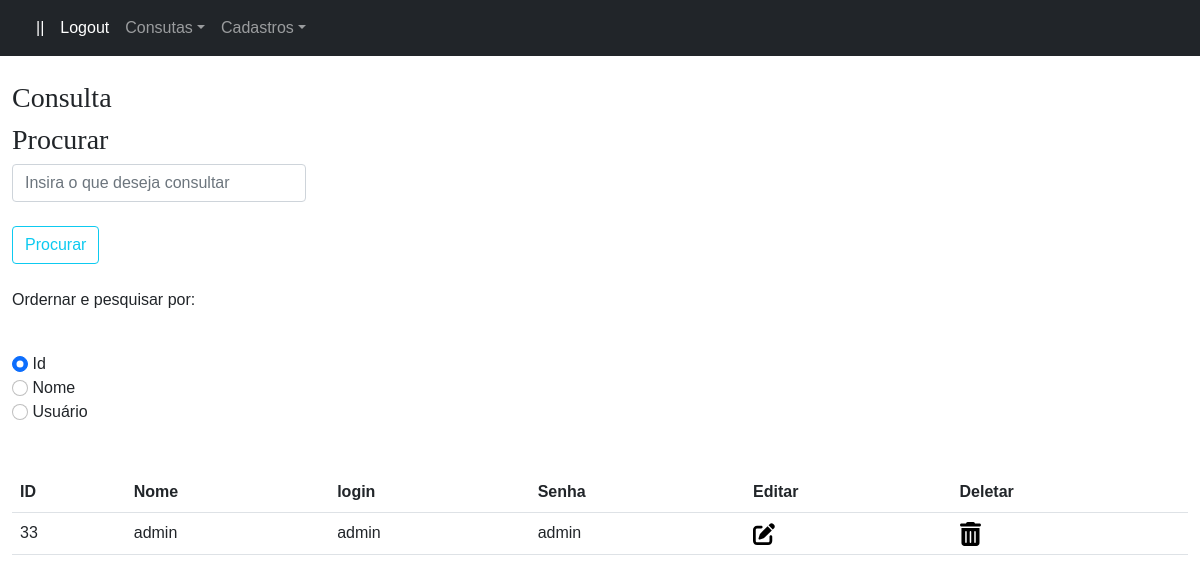
/php/consultas/usuario.php, run on an earlier commit of the app's database.
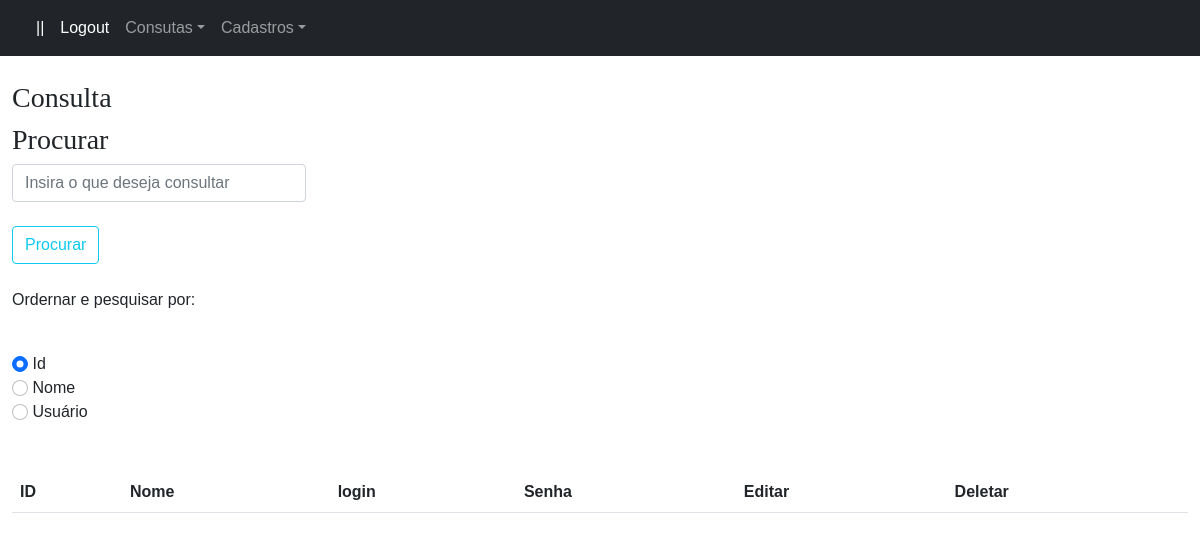
And on a later commit of the database.
### tables this page shows
CREATE TABLE IF NOT EXISTS `usuario` (
  `idusuario` INT NOT NULL AUTO_INCREMENT,
  `nome` VARCHAR(45) NULL DEFAULT NULL,
  `login` VARCHAR(45) NOT NULL,
  `senha` VARCHAR(250) NOT NULL,
  PRIMARY KEY (`idusuario`));

### php/classes/Database.class.php (called while the page is built, shortened)
<?php
    class Database{
        public static function iniciaConexao(){
            return Conexao::getInstance();
        }
        public static function vinculaParametros($stmt, $parametros=array()){
            foreach($parametros as $key => $value){
                $stmt->bindValue($key, $value);
            }
            return $stmt;
        }
        public static function buscar($sql, $parametros = array()){
            $conexao = self::iniciaConexao();
            $stmt = $conexao->prepare($sql);
            $stmt = self::vinculaParametros($stmt, $parametros);
            $stmt->execute();
            return $stmt->fetchAll();
        }
    }
?>

### php/classes/Usuario.class.php (called while the page is built, shortened)
<?php
    class Usuario extends Database{
        public static function listar($buscar = 0, $procurar = ""){
            $sql = "SELECT * FROM usuario";
            if ($buscar > 0)
                switch($buscar){
                    case(1): $sql .= " WHERE idusuario LIKE :procurar ORDER BY idusuario"; $procurar = "%".$procurar."%";  break;
                }
            if ($buscar > 0)
                $par = array(':procurar' => $procurar);
            else
                $par = array();
            return parent::buscar($sql, $par);
        }
    }
?>

### php/consultas/usuario.php (the view, shortened to what this page needs)
<!DOCTYPE html>
<?php
    $procurar = isset($_POST["procurar"]) ? $_POST["procurar"] : "";
    $buscar = isset($_POST["buscar"]) ? $_POST["buscar"] : 1;
    ?>
<html lang="pt-br">
<head>
    <link rel="stylesheet" href="../../css/style.css">
    <link href="https://cdn.jsdelivr.net/npm/bootstrap@5.1.3/dist/css/bootstrap.min.css" rel="stylesheet">
</head>
<body>
    <content>
    <?php
        include_once "menu.php";
        echo "<br>";
    ?>
        <div class="container-fluid">
        <h3>Consulta</h3>
        <table class="table table-hover">
                <tr><td><b>ID</b></td>
                    <td><b>Nome</b></td>
                    <td><b>login</b></td>
                    <td><b>Senha</b></td>
                    <td><b>Editar</b></td>
                    <td><b>Deletar</b></td>
                </tr>
                <form method="post">
                    <div class="form-group col-lg-3">
                        <h3>Procurar</h3>
                        <input type="text" name="procurar" id="procurar" size="50" class="form-control" placeholder="Insira o que deseja consultar" value="<?php echo $procurar;?>"> <br>
                        <button name="acao" id="acao" type="submit" class="btn btn-outline-info">Procurar</button>
                        <br><br>
                        <p>Ordernar e pesquisar por:</p><br>
                        <form method="post">
                        <input type="radio" name="buscar" value="1" class="form-check-input" <?php if ($buscar == "1") echo "checked" ?>> Id<br>
                        <input type="radio" name="buscar" value="2" class="form-check-input" <?php if ($buscar == "2") echo "checked" ?>> Nome<br>
                        <input type="radio" name="buscar" value="3" class="form-check-input" <?php if ($buscar == "3") echo "checked" ?>> Usuário<br>
                    </div>
                    <br><br>
                </form>
            <?php
                $lista = Usuario::listar($buscar, $procurar);
                foreach ($lista as $linha) {
            ?>
                <tr><td><?php echo $linha['idusuario'];?></td>
                    <td><?php echo $linha['nome'];?></td>
                    <td><?php echo $linha['login'];?></td>
                    <td><?php echo $linha['senha'];?></td>
                    <td><a href='../cadastros/cadUsuario.php?idusuario=<?php echo $linha['idusuario'];?>&action=editar'><img src="../../img/edit.svg" style="width: 1.8vw;"></a></td>
                    <td><a onclick="return confirm('Deseja mesmo excluir?')" href=  "../control/acao.php?idusuario=<?php echo $linha['idusuario'];?>&table=usuario&action=excluir"><img src="../../img/delete.svg" style="width: 1.8vw;"></a></td>
                </tr>
            <?php
                }
            ?>
        </table>
        </div>
    </content>
</body>
</html>

What changed in the data, as far as the page shows it:
removed usuario: idusuario "33", nome "admin", login "admin", senha "admin"
